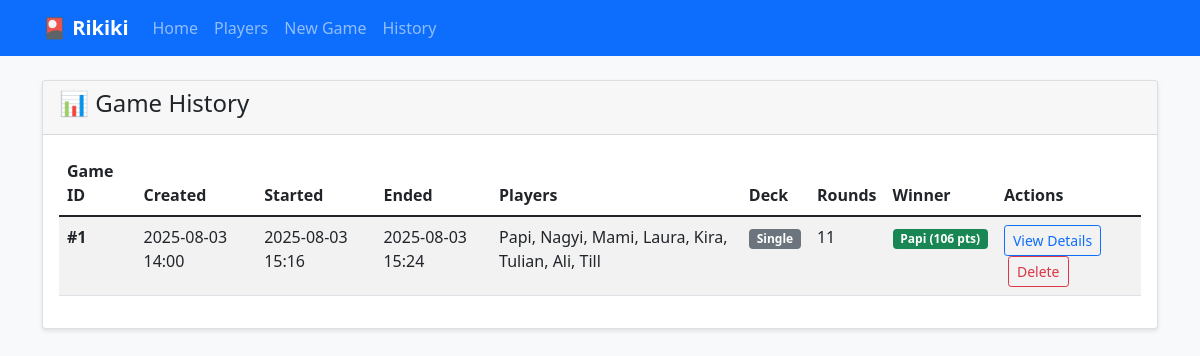
The app's page /history with its own data.
### app.py (models this page shows, shortened)
class Game(db.Model):
    id = db.Column(db.Integer, primary_key=True)
    created_at = db.Column(db.DateTime, default=datetime.utcnow)
    started_at = db.Column(db.DateTime, nullable=True)  # When first round was started
    ended_at = db.Column(db.DateTime, nullable=True)  # When game was completed or ended early
    is_active = db.Column(db.Boolean, default=True)
    current_round = db.Column(db.Integer, default=1)
    max_rounds = db.Column(db.Integer, nullable=False)
    round_direction = db.Column(db.String(10), default='up')  # 'up' or 'down'
    current_dealer_index = db.Column(db.Integer, default=0)  # Index of current dealer in player order
    ended_early = db.Column(db.Boolean, default=False)  # Whether game was ended early
    deck_type = db.Column(db.String(10), default='single')  # 'single' or 'double'
    force_conflict = db.Column(db.Boolean, default=True)  # Whether to force conflict (prevent equal sums)

class GamePlayer(db.Model):
    id = db.Column(db.Integer, primary_key=True)
    game_id = db.Column(db.Integer, db.ForeignKey('game.id'), nullable=False)
    player_id = db.Column(db.Integer, db.ForeignKey('player.id'), nullable=False)
    total_points = db.Column(db.Integer, default=0)
    game = db.relationship('Game', backref='game_players')
    player = db.relationship('Player', backref='game_players')

class Player(db.Model):
    id = db.Column(db.Integer, primary_key=True)
    nickname = db.Column(db.String(50), unique=True, nullable=False)
    created_at = db.Column(db.DateTime, default=datetime.utcnow)

### app.py (the view)
@app.route('/history')
def history():
    completed_games = Game.query.filter_by(is_active=False).order_by(Game.created_at.desc()).all()
    return render_template('history.html', games=completed_games)

### templates/history.html (shortened to what this page needs)
{% extends "base.html" %}
{% block content %}
<div class="card">
    <div class="card-header">
        <h4>📊 Game History</h4>
    </div>
    <div class="card-body">
        {% if games %}
            <div class="table-responsive">
                <table class="table table-striped">
                    <thead>
                        <tr>
                            <th>Game ID</th>
                            <th>Created</th>
                            <th>Started</th>
                            <th>Ended</th>
                            <th>Players</th>
                            <th>Deck</th>
                            <th>Rounds</th>
                            <th>Winner</th>
                            <th>Actions</th>
                        </tr>
                    </thead>
                    <tbody>
                        {% for game in games %}
                            <tr>
                                <td><strong>#{{ game.id }}</strong></td>
                                <td>{{ game.created_at.strftime('%Y-%m-%d %H:%M') }}</td>
                                <td>
                                    {% if game.started_at %}
                                        {{ game.started_at.strftime('%Y-%m-%d %H:%M') }}
                                    {% else %}
                                        <span class="text-muted">Not started</span>
                                    {% endif %}
                                </td>
                                <td>
                                    {% if game.ended_at %}
                                        {{ game.ended_at.strftime('%Y-%m-%d %H:%M') }}
                                    {% else %}
                                        <span class="text-muted">Not ended</span>
                                    {% endif %}
                                </td>
                                <td>
                                    {% set game_players = game.game_players %}
                                    {% for game_player in game_players %}
                                        {{ game_player.player.nickname }}{% if not loop.last %}, {% endif %}
                                    {% endfor %}
                                </td>
                                <td>
                                    {% if game.deck_type == 'double' %}
                                        <span class="badge bg-info">Double</span>
                                    {% else %}
                                        <span class="badge bg-secondary">Single</span>
                                    {% endif %}
                                </td>
                                <td>{{ game.max_rounds }}</td>
                                <td>
                                    {% set winner = game.game_players|sort(attribute='total_points', reverse=true)|first %}
                                    {% if winner %}
                                        <span class="badge bg-success">{{ winner.player.nickname }} ({{ winner.total_points }} pts)</span>
                                    {% else %}
                                        <span class="text-muted">No data</span>
                                    {% endif %}
                                </td>
                                <td>
                                    <a href="{{ url_for('game_summary', game_id=game.id) }}" class="btn btn-sm btn-outline-primary">View Details</a>
                                    <button type="button"
                                            class="btn btn-sm btn-outline-danger ms-1"
                                            onclick="confirmDeleteGame({{ game.id }})">
                                        Delete
                                    </button>
                                </td>
                            </tr>
                        {% endfor %}
                    </tbody>
                </table>
            </div>
        {% else %}
            <div class="text-center py-4">
                <p class="text-muted">No completed games found.</p>
                <a href="{{ url_for('new_game') }}" class="btn btn-primary">Start Your First Game</a>
            </div>
        {% endif %}
    </div>
</div>
{% endblock %}

### templates/base.html (style rules this page uses)
body { background-color: #f8f9fa; }
.card { box-shadow: 0 2px 4px rgba(0,0,0,0.1); }

### records on screen
Game: id "1", created_at "2025-08-03 14:00", started_at "2025-08-03 15:16", ended_at "2025-08-03 15:24", deck_type "Single", max_rounds "11"
GamePlayer: player.nickname "Papi", total_points "106"
GamePlayer: player.nickname "Nagyi"
GamePlayer: player.nickname "Mami"
GamePlayer: player.nickname "Laura"
GamePlayer: player.nickname "Kira"
GamePlayer: player.nickname "Tulian"
GamePlayer: player.nickname "Ali"
GamePlayer: player.nickname "Till"
Player: player.nickname "Papi"
